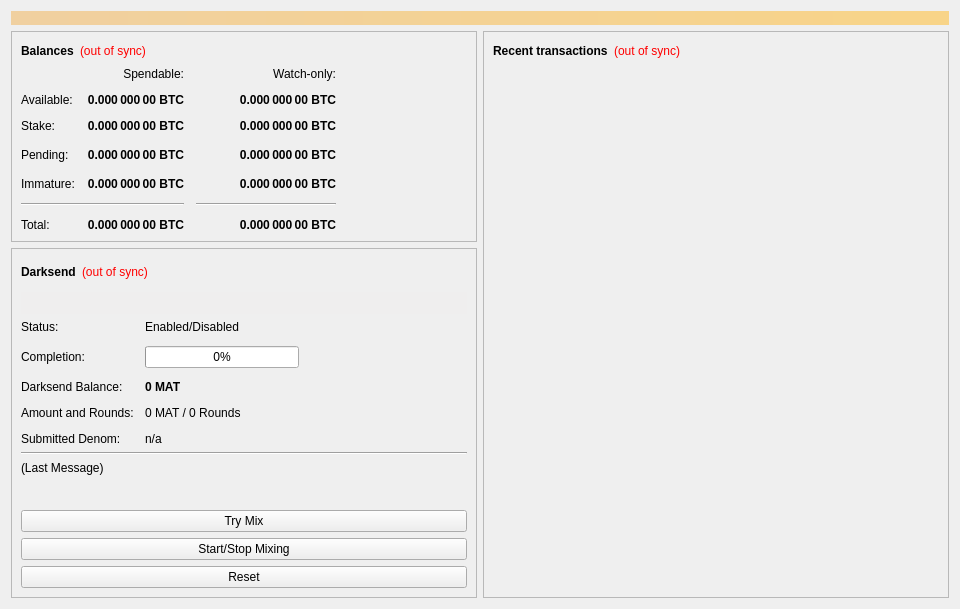
<?xml version="1.0" encoding="UTF-8"?>
<ui version="4.0">
 <class>OverviewPage</class>
 <widget class="QWidget" name="OverviewPage">
  <property name="geometry">
   <rect>
    <x>0</x>
    <y>0</y>
    <width>960</width>
    <height>594</height>
   </rect>
  </property>
  <property name="minimumSize">
   <size>
    <width>960</width>
    <height>0</height>
   </size>
  </property>
  <property name="windowTitle">
   <string>Form</string>
  </property>
  <layout class="QVBoxLayout" name="topLayout">
   <item>
    <widget class="QLabel" name="labelAlerts">
     <property name="visible">
      <bool>false</bool>
     </property>
     <property name="styleSheet">
      <string notr="true">background-color: qlineargradient(x1: 0, y1: 0, x2: 1, y2: 0, stop:0 #F0D0A0, stop:1 #F8D488); color:#000000;</string>
     </property>
     <property name="wordWrap">
      <bool>true</bool>
     </property>
     <property name="margin">
      <number>3</number>
     </property>
    </widget>
   </item>
   <item>
    <layout class="QHBoxLayout" name="horizontalLayout" stretch="1,1">
     <item>
      <layout class="QVBoxLayout" name="verticalLayout_2">
       <item>
        <widget class="QFrame" name="frame">
         <property name="frameShape">
          <enum>QFrame::StyledPanel</enum>
         </property>
         <property name="frameShadow">
          <enum>QFrame::Raised</enum>
         </property>
         <layout class="QVBoxLayout" name="verticalLayout_4">
          <item>
           <layout class="QHBoxLayout" name="horizontalLayout_4">
            <item>
             <widget class="QLabel" name="label_5">
              <property name="font">
               <font>
                <weight>75</weight>
                <bold>true</bold>
               </font>
              </property>
              <property name="text">
               <string>Balances</string>
              </property>
             </widget>
            </item>
            <item>
             <widget class="QLabel" name="labelWalletStatus">
              <property name="cursor">
               <cursorShape>WhatsThisCursor</cursorShape>
              </property>
              <property name="toolTip">
               <string>The displayed information may be out of date. Your wallet automatically synchronizes with the MatrixNetwork network after a connection is established, but this process has not completed yet.</string>
              </property>
              <property name="styleSheet">
               <string notr="true">QLabel { color: red; }</string>
              </property>
              <property name="text">
               <string notr="true">(out of sync)</string>
              </property>
              <property name="alignment">
               <set>Qt::AlignLeading|Qt::AlignLeft|Qt::AlignVCenter</set>
              </property>
             </widget>
            </item>
            <item>
             <spacer name="horizontalSpacer_3">
              <property name="orientation">
               <enum>Qt::Horizontal</enum>
              </property>
              <property name="sizeHint" stdset="0">
               <size>
                <width>40</width>
                <height>20</height>
               </size>
              </property>
             </spacer>
            </item>
           </layout>
          </item>
          <item>
           <layout class="QGridLayout" name="gridLayout">
            <property name="spacing">
             <number>12</number>
            </property>
            <item row="3" column="2">
             <widget class="QLabel" name="labelWatchPending">
              <property name="font">
               <font>
                <weight>75</weight>
                <bold>true</bold>
               </font>
              </property>
              <property name="cursor">
               <cursorShape>IBeamCursor</cursorShape>
              </property>
              <property name="toolTip">
               <string>Unconfirmed transactions to watch-only addresses</string>
              </property>
              <property name="text">
               <string notr="true">0.000 000 00 BTC</string>
              </property>
              <property name="alignment">
               <set>Qt::AlignRight|Qt::AlignTrailing|Qt::AlignVCenter</set>
              </property>
              <property name="textInteractionFlags">
               <set>Qt::LinksAccessibleByMouse|Qt::TextSelectableByKeyboard|Qt::TextSelectableByMouse</set>
              </property>
             </widget>
            </item>
            <item row="3" column="1">
             <widget class="QLabel" name="labelUnconfirmed">
              <property name="font">
               <font>
                <weight>75</weight>
                <bold>true</bold>
               </font>
              </property>
              <property name="cursor">
               <cursorShape>IBeamCursor</cursorShape>
              </property>
              <property name="toolTip">
               <string>Total of transactions that have yet to be confirmed, and do not yet count toward the spendable balance</string>
              </property>
              <property name="text">
               <string notr="true">0.000 000 00 BTC</string>
              </property>
              <property name="alignment">
               <set>Qt::AlignRight|Qt::AlignTrailing|Qt::AlignVCenter</set>
              </property>
              <property name="textInteractionFlags">
               <set>Qt::LinksAccessibleByMouse|Qt::TextSelectableByKeyboard|Qt::TextSelectableByMouse</set>
              </property>
             </widget>
            </item>
            <item row="4" column="2">
             <widget class="QLabel" name="labelWatchImmature">
              <property name="font">
               <font>
                <weight>75</weight>
                <bold>true</bold>
               </font>
              </property>
              <property name="cursor">
               <cursorShape>IBeamCursor</cursorShape>
              </property>
              <property name="toolTip">
               <string>Mined balance in watch-only addresses that has not yet matured</string>
              </property>
              <property name="text">
               <string notr="true">0.000 000 00 BTC</string>
              </property>
              <property name="alignment">
               <set>Qt::AlignRight|Qt::AlignTrailing|Qt::AlignVCenter</set>
              </property>
              <property name="textInteractionFlags">
               <set>Qt::LinksAccessibleByMouse|Qt::TextSelectableByKeyboard|Qt::TextSelectableByMouse</set>
              </property>
             </widget>
            </item>
            <item row="5" column="0" colspan="2">
             <widget class="Line" name="lineSpendableBalance">
              <property name="orientation">
               <enum>Qt::Horizontal</enum>
              </property>
             </widget>
            </item>
            <item row="5" column="2">
             <widget class="Line" name="lineWatchBalance">
              <property name="sizePolicy">
               <sizepolicy hsizetype="Preferred" vsizetype="Fixed">
                <horstretch>0</horstretch>
                <verstretch>0</verstretch>
               </sizepolicy>
              </property>
              <property name="minimumSize">
               <size>
                <width>140</width>
                <height>0</height>
               </size>
              </property>
              <property name="orientation">
               <enum>Qt::Horizontal</enum>
              </property>
             </widget>
            </item>
            <item row="6" column="0">
             <widget class="QLabel" name="labelTotalText">
              <property name="text">
               <string>Total:</string>
              </property>
             </widget>
            </item>
            <item row="4" column="1">
             <widget class="QLabel" name="labelImmature">
              <property name="font">
               <font>
                <weight>75</weight>
                <bold>true</bold>
               </font>
              </property>
              <property name="cursor">
               <cursorShape>IBeamCursor</cursorShape>
              </property>
              <property name="toolTip">
               <string>Mined balance that has not yet matured</string>
              </property>
              <property name="text">
               <string notr="true">0.000 000 00 BTC</string>
              </property>
              <property name="alignment">
               <set>Qt::AlignRight|Qt::AlignTrailing|Qt::AlignVCenter</set>
              </property>
              <property name="textInteractionFlags">
               <set>Qt::LinksAccessibleByMouse|Qt::TextSelectableByKeyboard|Qt::TextSelectableByMouse</set>
              </property>
             </widget>
            </item>
            <item row="3" column="3">
             <spacer name="horizontalSpacer_2">
              <property name="orientation">
               <enum>Qt::Horizontal</enum>
              </property>
              <property name="sizeHint" stdset="0">
               <size>
                <width>40</width>
                <height>20</height>
               </size>
              </property>
             </spacer>
            </item>
            <item row="4" column="0">
             <widget class="QLabel" name="labelImmatureText">
              <property name="text">
               <string>Immature:</string>
              </property>
             </widget>
            </item>
            <item row="6" column="1">
             <widget class="QLabel" name="labelTotal">
              <property name="font">
               <font>
                <weight>75</weight>
                <bold>true</bold>
               </font>
              </property>
              <property name="cursor">
               <cursorShape>IBeamCursor</cursorShape>
              </property>
              <property name="toolTip">
               <string>Your current total balance</string>
              </property>
              <property name="text">
               <string notr="true">0.000 000 00 BTC</string>
              </property>
              <property name="alignment">
               <set>Qt::AlignRight|Qt::AlignTrailing|Qt::AlignVCenter</set>
              </property>
              <property name="textInteractionFlags">
               <set>Qt::LinksAccessibleByMouse|Qt::TextSelectableByKeyboard|Qt::TextSelectableByMouse</set>
              </property>
             </widget>
            </item>
            <item row="6" column="2">
             <widget class="QLabel" name="labelWatchTotal">
              <property name="font">
               <font>
                <weight>75</weight>
                <bold>true</bold>
               </font>
              </property>
              <property name="cursor">
               <cursorShape>IBeamCursor</cursorShape>
              </property>
              <property name="toolTip">
               <string>Current total balance in watch-only addresses</string>
              </property>
              <property name="text">
               <string notr="true">0.000 000 00 BTC</string>
              </property>
              <property name="alignment">
               <set>Qt::AlignRight|Qt::AlignTrailing|Qt::AlignVCenter</set>
              </property>
              <property name="textInteractionFlags">
               <set>Qt::LinksAccessibleByMouse|Qt::TextSelectableByKeyboard|Qt::TextSelectableByMouse</set>
              </property>
             </widget>
            </item>
            <item row="0" column="2">
             <widget class="QLabel" name="labelWatchonly">
              <property name="text">
               <string>Watch-only:</string>
              </property>
              <property name="alignment">
               <set>Qt::AlignRight|Qt::AlignTrailing|Qt::AlignVCenter</set>
              </property>
             </widget>
            </item>
            <item row="1" column="0">
             <widget class="QLabel" name="labelBalanceText">
              <property name="text">
               <string>Available:</string>
              </property>
             </widget>
            </item>
            <item row="1" column="1">
             <widget class="QLabel" name="labelBalance">
              <property name="font">
               <font>
                <weight>75</weight>
                <bold>true</bold>
               </font>
              </property>
              <property name="cursor">
               <cursorShape>IBeamCursor</cursorShape>
              </property>
              <property name="toolTip">
               <string>Your current spendable balance</string>
              </property>
              <property name="text">
               <string notr="true">0.000 000 00 BTC</string>
              </property>
              <property name="alignment">
               <set>Qt::AlignRight|Qt::AlignTrailing|Qt::AlignVCenter</set>
              </property>
              <property name="textInteractionFlags">
               <set>Qt::LinksAccessibleByMouse|Qt::TextSelectableByKeyboard|Qt::TextSelectableByMouse</set>
              </property>
             </widget>
            </item>
            <item row="2" column="0">
             <widget class="QLabel" name="label_10">
              <property name="text">
               <string>Stake:</string>
              </property>
             </widget>
            </item>
            <item row="2" column="1">
             <widget class="QLabel" name="labelStake">
              <property name="font">
               <font>
                <weight>75</weight>
                <bold>true</bold>
               </font>
              </property>
              <property name="cursor">
               <cursorShape>IBeamCursor</cursorShape>
              </property>
              <property name="toolTip">
               <string>Total of coins that was staked, and do not yet count toward the current balance</string>
              </property>
              <property name="text">
               <string notr="true">0.000 000 00 BTC</string>
              </property>
              <property name="alignment">
               <set>Qt::AlignRight|Qt::AlignTrailing|Qt::AlignVCenter</set>
              </property>
              <property name="textInteractionFlags">
               <set>Qt::LinksAccessibleByMouse|Qt::TextSelectableByKeyboard|Qt::TextSelectableByMouse</set>
              </property>
             </widget>
            </item>
            <item row="2" column="2">
             <widget class="QLabel" name="labelWatchStake">
              <property name="font">
               <font>
                <weight>75</weight>
                <bold>true</bold>
               </font>
              </property>
              <property name="cursor">
               <cursorShape>IBeamCursor</cursorShape>
              </property>
              <property name="toolTip">
               <string>Total of coins that was staked in watch-only addresses, and do not yet count toward the current watch-only balance</string>
              </property>
              <property name="text">
               <string notr="true">0.000 000 00 BTC</string>
              </property>
              <property name="alignment">
               <set>Qt::AlignRight|Qt::AlignTrailing|Qt::AlignVCenter</set>
              </property>
              <property name="textInteractionFlags">
               <set>Qt::LinksAccessibleByMouse|Qt::TextSelectableByKeyboard|Qt::TextSelectableByMouse</set>
              </property>
             </widget>
            </item>
            <item row="1" column="2">
             <widget class="QLabel" name="labelWatchAvailable">
              <property name="font">
               <font>
                <weight>75</weight>
                <bold>true</bold>
               </font>
              </property>
              <property name="cursor">
               <cursorShape>IBeamCursor</cursorShape>
              </property>
              <property name="toolTip">
               <string>Your current balance in watch-only addresses</string>
              </property>
              <property name="text">
               <string notr="true">0.000 000 00 BTC</string>
              </property>
              <property name="alignment">
               <set>Qt::AlignRight|Qt::AlignTrailing|Qt::AlignVCenter</set>
              </property>
              <property name="textInteractionFlags">
               <set>Qt::LinksAccessibleByMouse|Qt::TextSelectableByKeyboard|Qt::TextSelectableByMouse</set>
              </property>
             </widget>
            </item>
            <item row="3" column="0">
             <widget class="QLabel" name="labelPendingText">
              <property name="text">
               <string>Pending:</string>
              </property>
             </widget>
            </item>
            <item row="0" column="1">
             <widget class="QLabel" name="labelSpendable">
              <property name="text">
               <string>Spendable:</string>
              </property>
              <property name="alignment">
               <set>Qt::AlignRight|Qt::AlignTrailing|Qt::AlignVCenter</set>
              </property>
             </widget>
            </item>
           </layout>
          </item>
         </layout>
        </widget>
       </item>
       <item>
        <widget class="QFrame" name="frameDarksend">
         <property name="sizePolicy">
          <sizepolicy hsizetype="Expanding" vsizetype="Expanding">
           <horstretch>0</horstretch>
           <verstretch>0</verstretch>
          </sizepolicy>
         </property>
         <property name="minimumSize">
          <size>
           <width>0</width>
           <height>350</height>
          </size>
         </property>
         <property name="layoutDirection">
          <enum>Qt::LeftToRight</enum>
         </property>
         <property name="frameShape">
          <enum>QFrame::StyledPanel</enum>
         </property>
         <property name="frameShadow">
          <enum>QFrame::Raised</enum>
         </property>
         <layout class="QVBoxLayout" name="verticalLayout_5">
          <item>
           <layout class="QHBoxLayout" name="horizontalLayout_5">
            <item>
             <widget class="QLabel" name="label_2">
              <property name="font">
               <font>
                <weight>75</weight>
                <bold>true</bold>
               </font>
              </property>
              <property name="text">
               <string>Darksend</string>
              </property>
             </widget>
            </item>
            <item>
             <widget class="QLabel" name="labelDarksendSyncStatus">
              <property name="toolTip">
               <string>The displayed information may be out of date. Your wallet automatically synchronizes with the MatrixNetwork network after a connection is established, but this process has not completed yet.</string>
              </property>
              <property name="styleSheet">
               <string notr="true">QLabel { color: red; }</string>
              </property>
              <property name="text">
               <string notr="true">(out of sync)</string>
              </property>
              <property name="alignment">
               <set>Qt::AlignLeading|Qt::AlignLeft|Qt::AlignVCenter</set>
              </property>
             </widget>
            </item>
            <item>
             <spacer name="horizontalSpacer_4">
              <property name="orientation">
               <enum>Qt::Horizontal</enum>
              </property>
              <property name="sizeHint" stdset="0">
               <size>
                <width>40</width>
                <height>20</height>
               </size>
              </property>
             </spacer>
            </item>
           </layout>
          </item>
          <item>
           <widget class="QPushButton" name="runAutoDenom">
            <property name="palette">
             <palette>
              <active>
               <colorrole role="WindowText">
                <brush brushstyle="SolidPattern">
                 <color alpha="255">
                  <red>0</red>
                  <green>0</green>
                  <blue>0</blue>
                 </color>
                </brush>
               </colorrole>
               <colorrole role="Button">
                <brush brushstyle="SolidPattern">
                 <color alpha="255">
                  <red>239</red>
                  <green>238</green>
                  <blue>238</blue>
                 </color>
                </brush>
               </colorrole>
               <colorrole role="Light">
                <brush brushstyle="SolidPattern">
                 <color alpha="255">
                  <red>255</red>
                  <green>255</green>
                  <blue>255</blue>
                 </color>
                </brush>
               </colorrole>
               <colorrole role="Midlight">
                <brush brushstyle="SolidPattern">
                 <color alpha="255">
                  <red>247</red>
                  <green>246</green>
                  <blue>246</blue>
                 </color>
                </brush>
               </colorrole>
               <colorrole role="Dark">
                <brush brushstyle="SolidPattern">
                 <color alpha="255">
                  <red>119</red>
                  <green>119</green>
                  <blue>119</blue>
                 </color>
                </brush>
               </colorrole>
               <colorrole role="Mid">
                <brush brushstyle="SolidPattern">
                 <color alpha="255">
                  <red>159</red>
                  <green>159</green>
                  <blue>159</blue>
                 </color>
                </brush>
               </colorrole>
               <colorrole role="Text">
                <brush brushstyle="SolidPattern">
                 <color alpha="255">
                  <red>0</red>
                  <green>0</green>
                  <blue>0</blue>
                 </color>
                </brush>
               </colorrole>
               <colorrole role="BrightText">
                <brush brushstyle="SolidPattern">
                 <color alpha="255">
                  <red>255</red>
                  <green>255</green>
                  <blue>255</blue>
                 </color>
                </brush>
               </colorrole>
               <colorrole role="ButtonText">
                <brush brushstyle="SolidPattern">
                 <color alpha="255">
                  <red>0</red>
                  <green>0</green>
                  <blue>0</blue>
                 </color>
                </brush>
               </colorrole>
               <colorrole role="Base">
                <brush brushstyle="SolidPattern">
                 <color alpha="255">
                  <red>255</red>
                  <green>255</green>
                  <blue>255</blue>
                 </color>
                </brush>
               </colorrole>
               <colorrole role="Window">
                <brush brushstyle="SolidPattern">
                 <color alpha="255">
                  <red>239</red>
                  <green>238</green>
                  <blue>238</blue>
                 </color>
                </brush>
               </colorrole>
               <colorrole role="Shadow">
                <brush brushstyle="SolidPattern">
                 <color alpha="255">
                  <red>0</red>
                  <green>0</green>
                  <blue>0</blue>
                 </color>
                </brush>
               </colorrole>
               <colorrole role="AlternateBase">
                <brush brushstyle="SolidPattern">
                 <color alpha="255">
                  <red>247</red>
                  <green>246</green>
                  <blue>246</blue>
                 </color>
                </brush>
               </colorrole>
               <colorrole role="ToolTipBase">
                <brush brushstyle="SolidPattern">
                 <color alpha="255">
                  <red>255</red>
                  <green>255</green>
                  <blue>220</blue>
                 </color>
                </brush>
               </colorrole>
               <colorrole role="ToolTipText">
                <brush brushstyle="SolidPattern">
                 <color alpha="255">
                  <red>0</red>
                  <green>0</green>
                  <blue>0</blue>
                 </color>
                </brush>
               </colorrole>
              </active>
              <inactive>
               <colorrole role="WindowText">
                <brush brushstyle="SolidPattern">
                 <color alpha="255">
                  <red>0</red>
                  <green>0</green>
                  <blue>0</blue>
                 </color>
                </brush>
               </colorrole>
               <colorrole role="Button">
                <brush brushstyle="SolidPattern">
                 <color alpha="255">
                  <red>239</red>
                  <green>238</green>
                  <blue>238</blue>
                 </color>
                </brush>
               </colorrole>
               <colorrole role="Light">
                <brush brushstyle="SolidPattern">
                 <color alpha="255">
                  <red>255</red>
                  <green>255</green>
                  <blue>255</blue>
                 </color>
                </brush>
               </colorrole>
               <colorrole role="Midlight">
                <brush brushstyle="SolidPattern">
                 <color alpha="255">
                  <red>247</red>
                  <green>246</green>
                  <blue>246</blue>
                 </color>
                </brush>
               </colorrole>
               <colorrole role="Dark">
                <brush brushstyle="SolidPattern">
                 <color alpha="255">
                  <red>119</red>
                  <green>119</green>
                  <blue>119</blue>
                 </color>
                </brush>
               </colorrole>
               <colorrole role="Mid">
                <brush brushstyle="SolidPattern">
                 <color alpha="255">
                  <red>159</red>
                  <green>159</green>
                  <blue>159</blue>
                 </color>
                </brush>
               </colorrole>
               <colorrole role="Text">
                <brush brushstyle="SolidPattern">
                 <color alpha="255">
                  <red>0</red>
                  <green>0</green>
                  <blue>0</blue>
                 </color>
                </brush>
               </colorrole>
               <colorrole role="BrightText">
                <brush brushstyle="SolidPattern">
                 <color alpha="255">
                  <red>255</red>
                  <green>255</green>
                  <blue>255</blue>
                 </color>
                </brush>
               </colorrole>
               <colorrole role="ButtonText">
                <brush brushstyle="SolidPattern">
                 <color alpha="255">
                  <red>0</red>
                  <green>0</green>
                  <blue>0</blue>
                 </color>
                </brush>
               </colorrole>
               <colorrole role="Base">
                <brush brushstyle="SolidPattern">
                 <color alpha="255">
                  <red>255</red>
                  <green>255</green>
                  <blue>255</blue>
                 </color>
                </brush>
               </colorrole>
               <colorrole role="Window">
                <brush brushstyle="SolidPattern">
                 <color alpha="255">
                  <red>239</red>
                  <green>238</green>
                  <blue>238</blue>
                 </color>
                </brush>
               </colorrole>
               <colorrole role="Shadow">
                <brush brushstyle="SolidPattern">
                 <color alpha="255">
                  <red>0</red>
                  <green>0</green>
                  <blue>0</blue>
                 </color>
                </brush>
               </colorrole>
               <colorrole role="AlternateBase">
                <brush brushstyle="SolidPattern">
                 <color alpha="255">
                  <red>247</red>
                  <green>246</green>
                  <blue>246</blue>
                 </color>
                </brush>
               </colorrole>
               <colorrole role="ToolTipBase">
                <brush brushstyle="SolidPattern">
                 <color alpha="255">
                  <red>255</red>
                  <green>255</green>
                  <blue>220</blue>
                 </color>
                </brush>
               </colorrole>
               <colorrole role="ToolTipText">
                <brush brushstyle="SolidPattern">
                 <color alpha="255">
                  <red>0</red>
                  <green>0</green>
                  <blue>0</blue>
                 </color>
                </brush>
               </colorrole>
              </inactive>
              <disabled>
               <colorrole role="WindowText">
                <brush brushstyle="SolidPattern">
                 <color alpha="255">
                  <red>119</red>
                  <green>119</green>
                  <blue>119</blue>
                 </color>
                </brush>
               </colorrole>
               <colorrole role="Button">
                <brush brushstyle="SolidPattern">
                 <color alpha="255">
                  <red>239</red>
                  <green>238</green>
                  <blue>238</blue>
                 </color>
                </brush>
               </colorrole>
               <colorrole role="Light">
                <brush brushstyle="SolidPattern">
                 <color alpha="255">
                  <red>255</red>
                  <green>255</green>
                  <blue>255</blue>
                 </color>
                </brush>
               </colorrole>
               <colorrole role="Midlight">
                <brush brushstyle="SolidPattern">
                 <color alpha="255">
                  <red>247</red>
                  <green>246</green>
                  <blue>246</blue>
                 </color>
                </brush>
               </colorrole>
               <colorrole role="Dark">
                <brush brushstyle="SolidPattern">
                 <color alpha="255">
                  <red>119</red>
                  <green>119</green>
                  <blue>119</blue>
                 </color>
                </brush>
               </colorrole>
               <colorrole role="Mid">
                <brush brushstyle="SolidPattern">
                 <color alpha="255">
                  <red>159</red>
                  <green>159</green>
                  <blue>159</blue>
                 </color>
                </brush>
               </colorrole>
               <colorrole role="Text">
                <brush brushstyle="SolidPattern">
                 <color alpha="255">
                  <red>119</red>
                  <green>119</green>
                  <blue>119</blue>
                 </color>
                </brush>
               </colorrole>
               <colorrole role="BrightText">
                <brush brushstyle="SolidPattern">
                 <color alpha="255">
                  <red>255</red>
                  <green>255</green>
                  <blue>255</blue>
                 </color>
                </brush>
               </colorrole>
               <colorrole role="ButtonText">
                <brush brushstyle="SolidPattern">
                 <color alpha="255">
                  <red>119</red>
                  <green>119</green>
                  <blue>119</blue>
                 </color>
                </brush>
               </colorrole>
               <colorrole role="Base">
                <brush brushstyle="SolidPattern">
                 <color alpha="255">
                  <red>239</red>
                  <green>238</green>
                  <blue>238</blue>
                 </color>
                </brush>
               </colorrole>
               <colorrole role="Window">
                <brush brushstyle="SolidPattern">
                 <color alpha="255">
                  <red>239</red>
                  <green>238</green>
                  <blue>238</blue>
                 </color>
                </brush>
               </colorrole>
               <colorrole role="Shadow">
                <brush brushstyle="SolidPattern">
                 <color alpha="255">
                  <red>0</red>
                  <green>0</green>
                  <blue>0</blue>
                 </color>
                </brush>
               </colorrole>
               <colorrole role="AlternateBase">
                <brush brushstyle="SolidPattern">
                 <color alpha="255">
                  <red>239</red>
                  <green>238</green>
                  <blue>238</blue>
                 </color>
                </brush>
               </colorrole>
               <colorrole role="ToolTipBase">
                <brush brushstyle="SolidPattern">
                 <color alpha="255">
                  <red>255</red>
                  <green>255</green>
                  <blue>220</blue>
                 </color>
                </brush>
               </colorrole>
               <colorrole role="ToolTipText">
                <brush brushstyle="SolidPattern">
                 <color alpha="255">
                  <red>0</red>
                  <green>0</green>
                  <blue>0</blue>
                 </color>
                </brush>
               </colorrole>
              </disabled>
             </palette>
            </property>
            <property name="focusPolicy">
             <enum>Qt::NoFocus</enum>
            </property>
            <property name="autoFillBackground">
             <bool>true</bool>
            </property>
            <property name="text">
             <string/>
            </property>
            <property name="flat">
             <bool>true</bool>
            </property>
           </widget>
          </item>
          <item>
           <layout class="QFormLayout" name="formLayout">
            <property name="fieldGrowthPolicy">
             <enum>QFormLayout::AllNonFixedFieldsGrow</enum>
            </property>
            <property name="horizontalSpacing">
             <number>11</number>
            </property>
            <property name="verticalSpacing">
             <number>12</number>
            </property>
            <item row="0" column="0">
             <widget class="QLabel" name="label_6">
              <property name="text">
               <string>Status:</string>
              </property>
             </widget>
            </item>
            <item row="1" column="0">
             <widget class="QLabel" name="label_7">
              <property name="text">
               <string>Completion:</string>
              </property>
             </widget>
            </item>
            <item row="1" column="1">
             <widget class="QProgressBar" name="darksendProgress">
              <property name="maximumSize">
               <size>
                <width>154</width>
                <height>16777215</height>
               </size>
              </property>
              <property name="value">
               <number>0</number>
              </property>
             </widget>
            </item>
            <item row="3" column="0">
             <widget class="QLabel" name="labelAnonymizedText">
              <property name="text">
               <string>Darksend Balance:</string>
              </property>
             </widget>
            </item>
            <item row="3" column="1">
             <widget class="QLabel" name="labelAnonymized">
              <property name="font">
               <font>
                <weight>75</weight>
                <bold>true</bold>
               </font>
              </property>
              <property name="text">
               <string notr="true">0 MAT</string>
              </property>
             </widget>
            </item>
            <item row="4" column="0">
             <widget class="QLabel" name="label_8">
              <property name="text">
               <string>Amount and Rounds:</string>
              </property>
             </widget>
            </item>
            <item row="4" column="1">
             <widget class="QLabel" name="labelAmountRounds">
              <property name="text">
               <string>0 MAT / 0 Rounds</string>
              </property>
             </widget>
            </item>
            <item row="5" column="0">
             <widget class="QLabel" name="label_9">
              <property name="text">
               <string>Submitted Denom:</string>
              </property>
             </widget>
            </item>
            <item row="5" column="1">
             <widget class="QLabel" name="labelSubmittedDenom">
              <property name="toolTip">
               <string>The denominations you submitted to the Masternode.&lt;br&gt;To mix, other users must submit the exact same denominations.</string>
              </property>
              <property name="text">
               <string>n/a</string>
              </property>
             </widget>
            </item>
            <item row="0" column="1">
             <widget class="QLabel" name="darksendEnabled">
              <property name="text">
               <string>Enabled/Disabled</string>
              </property>
             </widget>
            </item>
           </layout>
          </item>
          <item>
           <widget class="Line" name="lineLastMessage">
            <property name="orientation">
             <enum>Qt::Horizontal</enum>
            </property>
           </widget>
          </item>
          <item>
           <widget class="QLabel" name="darksendStatus">
            <property name="minimumSize">
             <size>
              <width>288</width>
              <height>43</height>
             </size>
            </property>
            <property name="text">
             <string>(Last Message)</string>
            </property>
            <property name="alignment">
             <set>Qt::AlignLeading|Qt::AlignLeft|Qt::AlignTop</set>
            </property>
            <property name="wordWrap">
             <bool>true</bool>
            </property>
           </widget>
          </item>
          <item>
           <widget class="QPushButton" name="darksendAuto">
            <property name="sizePolicy">
             <sizepolicy hsizetype="MinimumExpanding" vsizetype="Fixed">
              <horstretch>0</horstretch>
              <verstretch>0</verstretch>
             </sizepolicy>
            </property>
            <property name="toolTip">
             <string>Try to manually submit a Darksend request.</string>
            </property>
            <property name="text">
             <string>Try Mix</string>
            </property>
           </widget>
          </item>
          <item>
           <widget class="QPushButton" name="toggleDarksend">
            <property name="sizePolicy">
             <sizepolicy hsizetype="MinimumExpanding" vsizetype="Fixed">
              <horstretch>0</horstretch>
              <verstretch>0</verstretch>
             </sizepolicy>
            </property>
            <property name="text">
             <string>Start/Stop Mixing</string>
            </property>
           </widget>
          </item>
          <item>
           <widget class="QPushButton" name="darksendReset">
            <property name="sizePolicy">
             <sizepolicy hsizetype="MinimumExpanding" vsizetype="Fixed">
              <horstretch>0</horstretch>
              <verstretch>0</verstretch>
             </sizepolicy>
            </property>
            <property name="toolTip">
             <string>Reset the current status of Darksend (can interrupt Darksend if it's in the process of Mixing, which can cost you money!)</string>
            </property>
            <property name="autoFillBackground">
             <bool>false</bool>
            </property>
            <property name="text">
             <string>Reset</string>
            </property>
           </widget>
          </item>
         </layout>
        </widget>
       </item>
       <item>
        <spacer name="verticalSpacer">
         <property name="orientation">
          <enum>Qt::Vertical</enum>
         </property>
         <property name="sizeHint" stdset="0">
          <size>
           <width>20</width>
           <height>40</height>
          </size>
         </property>
        </spacer>
       </item>
      </layout>
     </item>
     <item>
      <layout class="QVBoxLayout" name="verticalLayout_3">
       <item>
        <widget class="QFrame" name="frame_2">
         <property name="frameShape">
          <enum>QFrame::StyledPanel</enum>
         </property>
         <property name="frameShadow">
          <enum>QFrame::Raised</enum>
         </property>
         <layout class="QVBoxLayout" name="verticalLayout">
          <item>
           <layout class="QHBoxLayout" name="horizontalLayout_2">
            <item>
             <widget class="QLabel" name="label_4">
              <property name="font">
               <font>
                <weight>75</weight>
                <bold>true</bold>
               </font>
              </property>
              <property name="text">
               <string>Recent transactions</string>
              </property>
             </widget>
            </item>
            <item>
             <widget class="QLabel" name="labelTransactionsStatus">
              <property name="cursor">
               <cursorShape>WhatsThisCursor</cursorShape>
              </property>
              <property name="toolTip">
               <string>The displayed information may be out of date. Your wallet automatically synchronizes with the MatrixNetwork network after a connection is established, but this process has not completed yet.</string>
              </property>
              <property name="styleSheet">
               <string notr="true">QLabel { color: red; }</string>
              </property>
              <property name="text">
               <string notr="true">(out of sync)</string>
              </property>
              <property name="alignment">
               <set>Qt::AlignRight|Qt::AlignTrailing|Qt::AlignVCenter</set>
              </property>
             </widget>
            </item>
            <item>
             <spacer name="horizontalSpacer">
              <property name="orientation">
               <enum>Qt::Horizontal</enum>
              </property>
              <property name="sizeHint" stdset="0">
               <size>
                <width>40</width>
                <height>20</height>
               </size>
              </property>
             </spacer>
            </item>
           </layout>
          </item>
          <item>
           <widget class="QListView" name="listTransactions">
            <property name="styleSheet">
             <string notr="true">QListView { background: transparent; }</string>
            </property>
            <property name="frameShape">
             <enum>QFrame::NoFrame</enum>
            </property>
            <property name="verticalScrollBarPolicy">
             <enum>Qt::ScrollBarAlwaysOff</enum>
            </property>
            <property name="horizontalScrollBarPolicy">
             <enum>Qt::ScrollBarAlwaysOff</enum>
            </property>
            <property name="selectionMode">
             <enum>QAbstractItemView::NoSelection</enum>
            </property>
           </widget>
          </item>
         </layout>
        </widget>
       </item>
      </layout>
     </item>
    </layout>
   </item>
  </layout>
 </widget>
 <resources/>
 <connections/>
</ui>
